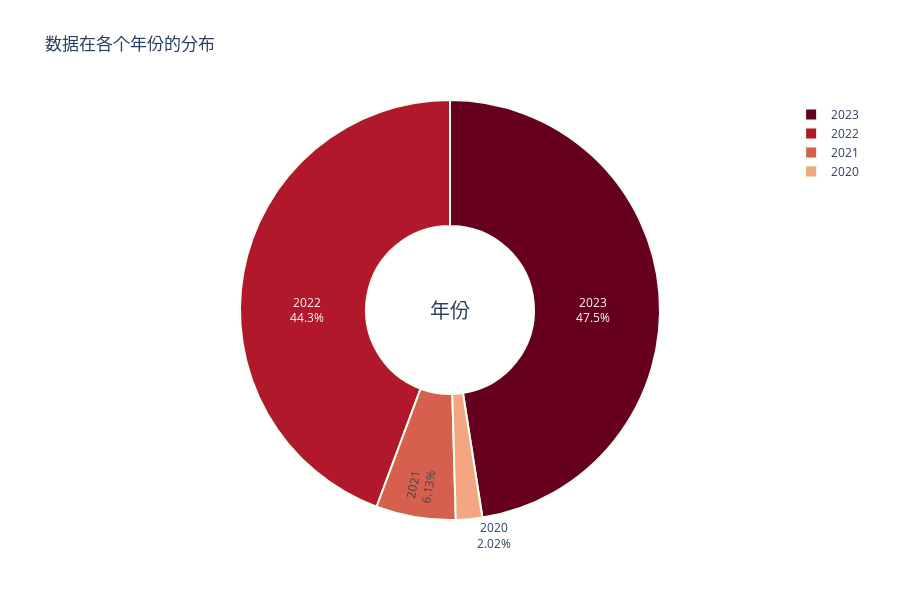

Notebook code cell kept with this figure:
### Code cell
data_values = df.work_year.value_counts()

fig = go.Figure(data=go.Pie(
    labels=data_values.index, 
    values=data_values.values, 
    hole=0.4, 
    textinfo='label+percent',
    insidetextorientation='radial',
    marker=dict(
        colors=px.colors.sequential.RdBu, 
        line=dict(
            color='honeydew', 
            width=2
        )
    ),
))

fig.update_layout(
    title="数据在各个年份的分布",
    annotations=[dict(text="年份", showarrow=False, font_size=20)],
    height=600
)


fig.show()

### Figure 1 — Plotly figure (JSON) as saved in the notebook; plotly's stock layout.template omitted (floating-point values rounded to 4 significant figures)
{"data": [{"hole": 0.4, "insidetextorientation": "radial", "labels": [2023, 2022, 2021, 2020], "marker": {"colors": ["rgb(103,0,31)", "rgb(178,24,43)", "rgb(214,96,77)", "rgb(244,165,130)", "rgb(253,219,199)", "rgb(247,247,247)", "rgb(209,229,240)", "rgb(146,197,222)", "rgb(67,147,195)", "rgb(33,102,172)", "rgb(5,48,97)"], "line": {"color": "honeydew", "width": 2}}, "textinfo": "label+percent", "type": "pie", "values": [1785, 1664, 230, 76]}], "layout": {"annotations": [{"font": {"size": 20}, "showarrow": false, "text": "年份"}], "height": 600, "title": {"text": "数据在各个年份的分布"}}}
